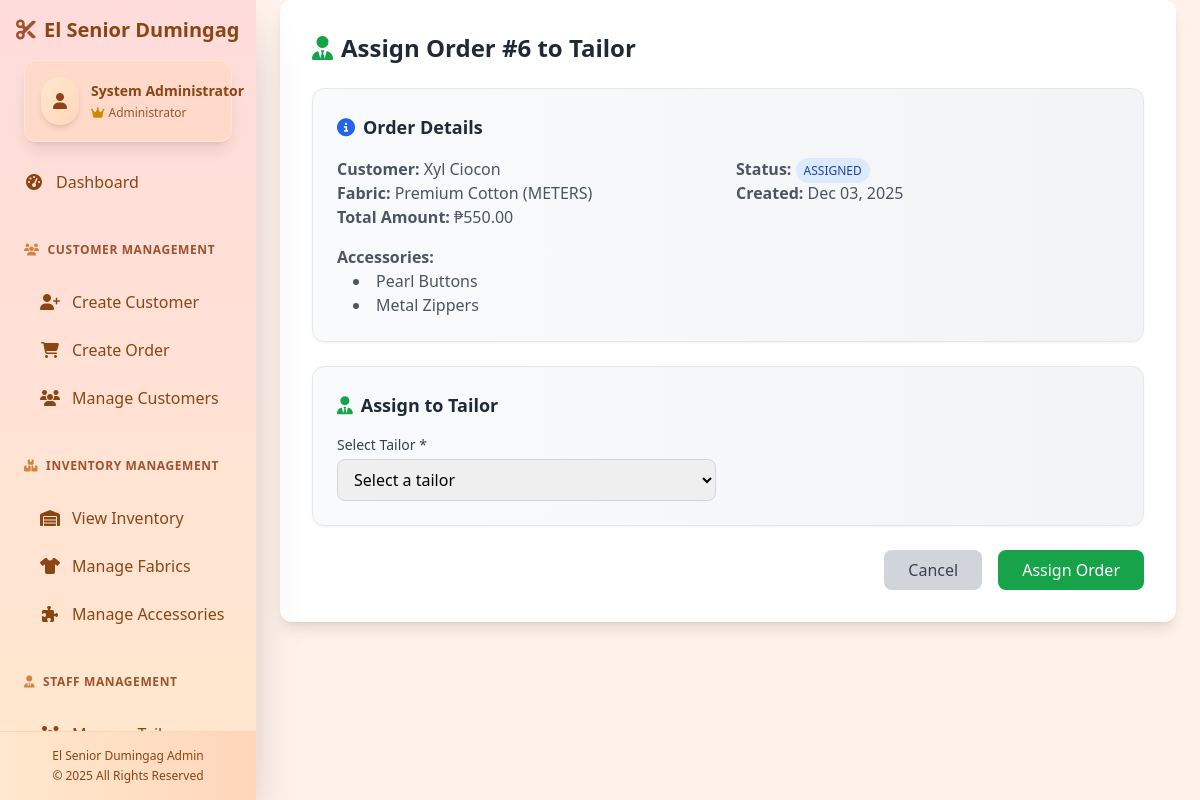
/assign-order/6/ (signed in), run on an earlier commit of the app's database.
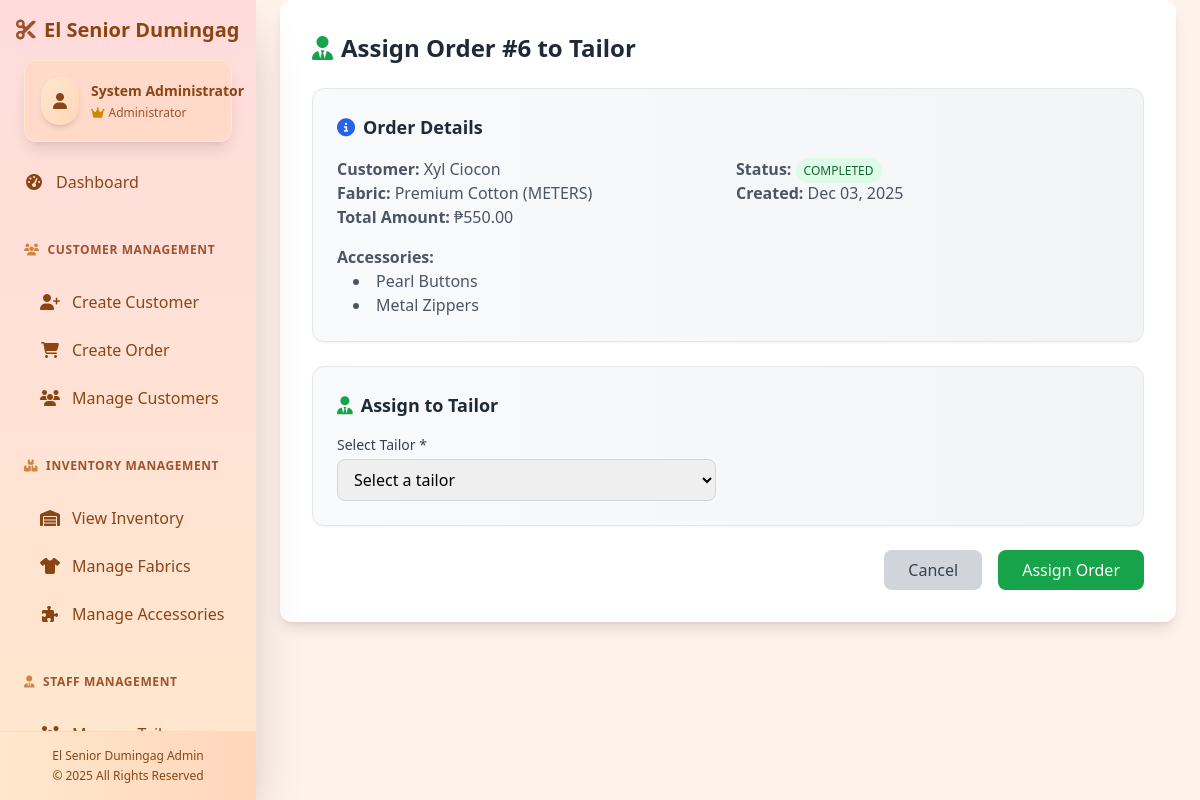
And on a later commit of the database.
### etailoring/models.py (models this page shows, shortened)
class Order(models.Model):
    STATUS_CHOICES = [
        ('PENDING', 'Pending'),
        ('ASSIGNED', 'Assigned'),
        ('IN_PROGRESS', 'In Progress'),
        ('COMPLETED', 'Completed'),
        ('APPROVED', 'Approved'),
        ('CANCELLED', 'Cancelled'),
    ]
    PAYMENT_STATUS_CHOICES = [
        ('PENDING', 'Pending'),
        ('DOWN_PAYMENT_PAID', 'Down Payment Paid'),
        ('PAID', 'Paid'),
    ]
    DOWN_PAYMENT_STATUS_CHOICES = [
        ('PENDING', 'Pending'),
        ('PAID', 'Paid'),
    ]
    CATEGORY_CHOICES = [
        ('SCHOOL_UNIFORM', 'School Uniforms'),
        ('TEACHERS_UNIFORM', 'Teachers\' Uniforms'),
        ('OFFICE_ATTIRE', 'Office Attire'),
        ('CASUAL_WEAR', 'Casual Wear'),
        ('SPECIAL_ORDER', 'Special Orders'),
    ]
    GARMENT_TYPE_CHOICES = [
        ('BLOUSE', 'Blouse'),
        ('POLO', 'Polo'),
        ('PANTS', 'Pants'),
        ('SKIRT', 'Skirt'),
        ('DRESS', 'Dress'),
        ('JACKET', 'Jacket'),
        ('OTHERS', 'Others'),
    ]
    SLEEVE_LENGTH_CHOICES = [
        ('SHORT', 'Short'),
        ('THREE_QUARTER', '3/4'),
        ('LONG', 'Long'),
    ]
    customer = models.ForeignKey(Customer, on_delete=models.CASCADE)
    fabric = models.ForeignKey(Fabric, on_delete=models.CASCADE)
    accessories = models.ManyToManyField(Accessory, blank=True)
    category = models.CharField(max_length=20, choices=CATEGORY_CHOICES, default='CASUAL_WEAR')
    garment_type = models.CharField(max_length=10, choices=GARMENT_TYPE_CHOICES, default='OTHERS')
    quantity = models.PositiveIntegerField(default=1)
    fabric_type = models.CharField(max_length=100, blank=True)
    color_design_preference = models.TextField(blank=True)
    order_date = models.DateField(auto_now_add=True, null=True)
    due_date = models.DateField(null=True, blank=True)
    total_amount = models.DecimalField(max_digits=10, decimal_places=2)
    status = models.CharField(max_length=15, choices=STATUS_CHOICES, default='PENDING')
    payment_status = models.CharField(max_length=20, choices=PAYMENT_STATUS_CHOICES, default='PENDING')
    created_at = models.DateTimeField(auto_now_add=True)
    updated_at = models.DateTimeField(auto_now=True)
    paid_at = models.DateTimeField(null=True, blank=True)
    claimed_at = models.DateTimeField(null=True, blank=True)
    claimed_by = models.ForeignKey(User, null=True, blank=True, on_delete=models.SET_NULL, related_name='claimed_orders')
    down_payment_amount = models.DecimalField(max_digits=10, decimal_places=2, default=0)
    down_payment_status = models.CharField(max_length=10, choices=DOWN_PAYMENT_STATUS_CHOICES, default='PENDING')
    down_payment_paid_at = models.DateTimeField(null=True, blank=True)
    remaining_balance = models.DecimalField(max_digits=10, decimal_places=2, default=0)
    inventory_deducted = models.BooleanField(default=False)
    neck_circumference = models.DecimalField(max_digits=5, decimal_places=2, null=True, blank=True)
    shoulder_width = models.DecimalField(max_digits=5, decimal_places=2, null=True, blank=True)
    chest_bust_circumference = models.DecimalField(max_digits=5, decimal_places=2, null=True, blank=True)
    upper_bust_circumference = models.DecimalField(max_digits=5, decimal_places=2, null=True, blank=True)
    under_bust_circumference = models.DecimalField(max_digits=5, decimal_places=2, null=True, blank=True)
    waist_circumference = models.DecimalField(max_digits=5, decimal_places=2, null=True, blank=True)
    armhole_circumference = models.DecimalField(max_digits=5, decimal_places=2, null=True, blank=True)
    sleeve_length = models.CharField(max_length=15, choices=SLEEVE_LENGTH_CHOICES, blank=True)
    bicep_circumference = models.DecimalField(max_digits=5, decimal_places=2, null=True, blank=True)
    wrist_circumference = models.DecimalField(max_digits=5, decimal_places=2, null=True, blank=True)
    back_length_nape_to_waist = models.DecimalField(max_digits=5, decimal_places=2, null=True, blank=True)
    blouse_length_shoulder_to_hem = models.DecimalField(max_digits=5, decimal_places=2, null=True, blank=True)
    high_hip_circumference = models.DecimalField(max_digits=5, decimal_places=2, null=True, blank=True)
    full_hip_circumference = models.DecimalField(max_digits=5, decimal_places=2, null=True, blank=True)
    thigh_circumference = models.DecimalField(max_digits=5, decimal_places=2, null=True, blank=True)
    knee_circumference = models.DecimalField(max_digits=5, decimal_places=2, null=True, blank=True)
    calf_circumference = models.DecimalField(max_digits=5, decimal_places=2, null=True, blank=True)
    ankle_circumference = models.DecimalField(max_digits=5, decimal_places=2, null=True, blank=True)
    inseam_crotch_to_ankle = models.DecimalField(max_digits=5, decimal_places=2, null=True, blank=True)
    outseam_waist_to_ankle = models.DecimalField(max_digits=5, decimal_places=2, null=True, blank=True)
    front_rise = models.DecimalField(max_digits=5, decimal_places=2, null=True, blank=True)
    back_rise = models.DecimalField(max_digits=5, decimal_places=2, null=True, blank=True)
    skirt_dress_length = models.DecimalField(max_digits=5, decimal_places=2, null=True, blank=True)
    hem_circumference = models.DecimalField(max_digits=5, decimal_places=2, null=True, blank=True)
    jacket_length_shoulder_to_hem = models.DecimalField(max_digits=5, decimal_places=2, null=True, blank=True)
    class Meta:
        ordering = ['-created_at']

class Customer(models.Model):
    user = models.OneToOneField(User, on_delete=models.CASCADE)
    phone_number = models.CharField(max_length=20)
    address = models.TextField()
    measurements = models.TextField(default='{}', blank=True)
    class Meta:
        ordering = ['user__first_name', 'user__last_name']

class Fabric(models.Model):
    UNIT_TYPE_CHOICES = [
        ('METERS', 'Meters'),
        ('YARDS', 'Yards'),
    ]
    name = models.CharField(max_length=100)
    description = models.TextField(blank=True)
    unit_type = models.CharField(max_length=10, choices=UNIT_TYPE_CHOICES)
    quantity = models.DecimalField(max_digits=10, decimal_places=2, default=Decimal('0.00'))
    price_per_unit = models.DecimalField(max_digits=10, decimal_places=2)
    low_stock_threshold = models.DecimalField(max_digits=10, decimal_places=2, default=Decimal('10.00'))

### etailoring/views.py (the view, shortened to what this page needs)
# urls.py: path('assign-order/<int:order_id>/', views.assign_order_view, name='assign_order'),
@login_required
def assign_order_view(request, order_id):
    if not request.user.is_staff:
        return redirect('etailoring:homepage')
    try:
        order = Order.objects.get(id=order_id)
    except Order.DoesNotExist:
        return redirect('etailoring:manage_orders')
    tailors = Tailor.objects.all()
    return render(request, 'assign_order.html', {
        'order': order,
        'tailors': tailors
    })

### templates/assign_order.html (shortened to what this page needs)
{% extends 'base.html' %}
{% block content %}
<div class="max-w-4xl mx-auto">
    <div class="bg-white rounded-xl shadow-lg p-8">
        <h1 class="text-2xl font-bold text-gray-800 mb-6 flex items-center">
            <i class="fas fa-user-tie text-green-600 mr-2"></i> Assign Order #{{ order.id }} to Tailor
        </h1>
        <div class="bg-gradient-to-r from-gray-50 to-gray-100 p-6 rounded-xl border border-gray-200 shadow-sm mb-6">
            <h2 class="text-lg font-semibold text-gray-800 mb-4 flex items-center">
                <i class="fas fa-info-circle text-blue-600 mr-2"></i> Order Details
            </h2>
            <div class="grid grid-cols-1 md:grid-cols-2 gap-4">
                <div>
                    <p class="text-gray-600"><strong>Customer:</strong> {{ order.customer.user.first_name }} {{ order.customer.user.last_name }}</p>
                    <p class="text-gray-600"><strong>Fabric:</strong> {{ order.fabric.name }} ({{ order.fabric.unit_type }})</p>
                    <p class="text-gray-600"><strong>Total Amount:</strong> ₱{{ order.total_amount }}</p>
                </div>
                <div>
                    <p class="text-gray-600"><strong>Status:</strong>
                        <span class="px-2 py-1 rounded-full text-xs {% if order.status == 'PENDING' %}bg-yellow-100 text-yellow-800{% elif order.status == 'ASSIGNED' %}bg-blue-100 text-blue-800{% elif order.status == 'COMPLETED' %}bg-green-100 text-green-800{% else %}bg-gray-100 text-gray-800{% endif %}">
                            {{ order.status }}
                        </span>
                    </p>
                    <p class="text-gray-600"><strong>Created:</strong> {{ order.created_at|date:"M d, Y" }}</p>
                </div>
            </div>
            {% if order.accessories.all %}
            <div class="mt-4">
                <p class="text-gray-600"><strong>Accessories:</strong></p>
                <ul class="list-disc list-inside ml-4">
                    {% for accessory in order.accessories.all %}
                    <li class="text-gray-600">{{ accessory.name }}</li>
                    {% endfor %}
                </ul>
            </div>
            {% endif %}
        </div>
        <form id="assignOrderForm" method="post" class="space-y-6">
            <div class="bg-gradient-to-r from-gray-50 to-gray-100 p-6 rounded-xl border border-gray-200 shadow-sm">
                <h2 class="text-lg font-semibold text-gray-800 mb-4 flex items-center">
                    <i class="fas fa-user-tie text-green-600 mr-2"></i> Assign to Tailor
                </h2>
                <div class="grid grid-cols-1 md:grid-cols-2 gap-6">
                    <div>
                        <label for="tailor" class="block text-sm font-medium text-gray-700 mb-1">Select Tailor *</label>
                        <select id="tailor" name="tailor" required
                            class="w-full px-3 py-2 border border-gray-300 rounded-lg focus:outline-none focus:ring-2 focus:ring-green-500">
                            <option value="">Select a tailor</option>
                        </select>
                    </div>
                </div>
            </div>
            <div class="flex justify-end space-x-4">
                <a href="{% url 'etailoring:manage_orders' %}"
                    class="px-6 py-2 bg-gray-300 text-gray-700 font-medium rounded-lg hover:bg-gray-400 focus:outline-none focus:ring-2 focus:ring-offset-2 focus:ring-gray-500 transition-colors">
                    Cancel
                </a>
                <button type="submit"
                    class="px-6 py-2 bg-green-600 text-white font-medium rounded-lg hover:bg-green-700 focus:outline-none focus:ring-2 focus:ring-offset-2 focus:ring-green-500 transition-colors">
                    Assign Order
                </button>
            </div>
        </form>
    </div>
</div>
{% endblock %}

What changed in the data, as far as the page shows it:
changed Order "Xyl": status "ASSIGNED" → "COMPLETED"
